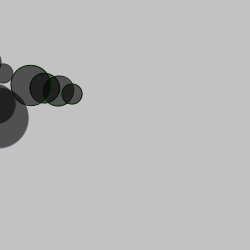
Frame 1 (no input)
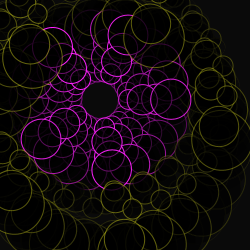
Frame 60 (the mouse pressed at the canvas centre just before this capture)
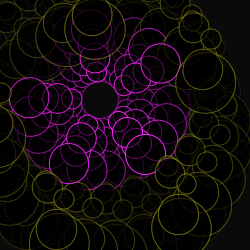
Frame 120 (the mouse held since frame 60 and released just before this capture)

The Processing sketch that drew these frames (run headless with seeded random() and noise(); from frame 60 on, the mouse is pressed at the canvas centre):

// Processing sketch: processing_18621
// ── processing_18621.pde

float angle = 0.0; // start variable for angle
float angle2 = 0.0; //start variable for angle 2

void setup(){ 
  size(250, 250); 
  smooth(); 
  noStroke();
}
void draw(){ 
  fill(0, 12); 
  rect(-1, -1, width+1, height+1);
  fill(0,150);
  stroke(angle,34,angle2);
  //rotation rate of the first set of circles (magenta)
  angle=angle +10;
  translate(100,100);
  rotate (-angle);
  ellipse(20,20,-20,-20);
  ellipse(40,40,-30,-30);
  ellipse(30,30,30,30);
  ellipse(50,50,-40,-40);
  //rotation rate of the second set of circles (yellow)
  angle2=angle +10;
  translate(80,80);
  rotate(angle2);
  stroke(angle2,angle,34,100);
  ellipse(-30,-30,60,60);
  ellipse(15,15,-20,-20);
  ellipse(-20,-20,40,40);
  ellipse(10,10,-30,-30);
  ellipse(-10,10,20,20);

}
